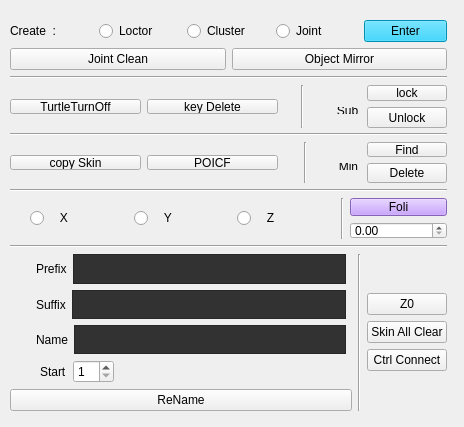
<?xml version="1.0" encoding="UTF-8"?>
<ui version="4.0">
 <class>all_Form</class>
 <widget class="QWidget" name="all_Form">
  <property name="geometry">
   <rect>
    <x>0</x>
    <y>0</y>
    <width>464</width>
    <height>427</height>
   </rect>
  </property>
  <property name="minimumSize">
   <size>
    <width>464</width>
    <height>427</height>
   </size>
  </property>
  <property name="maximumSize">
   <size>
    <width>10000</width>
    <height>10000</height>
   </size>
  </property>
  <property name="windowTitle">
   <string>Form</string>
  </property>
  <widget class="QWidget" name="layoutWidget">
   <property name="geometry">
    <rect>
     <x>10</x>
     <y>20</y>
     <width>437</width>
     <height>461</height>
    </rect>
   </property>
   <layout class="QGridLayout" name="gridLayout">
    <item row="0" column="0">
     <layout class="QVBoxLayout" name="Up_VT">
      <item>
       <layout class="QHBoxLayout" name="Up_01_HR">
        <item>
         <widget class="QLabel" name="create_lb">
          <property name="text">
           <string>Create  :</string>
          </property>
          <property name="buddy">
           <cstring>create_Enter_bt</cstring>
          </property>
         </widget>
        </item>
        <item>
         <widget class="QRadioButton" name="create_Loc_rbt">
          <property name="text">
           <string>Loctor</string>
          </property>
         </widget>
        </item>
        <item>
         <widget class="QRadioButton" name="create_Clu_rbt">
          <property name="text">
           <string>Cluster</string>
          </property>
         </widget>
        </item>
        <item>
         <widget class="QRadioButton" name="create_Jnt_rbt">
          <property name="text">
           <string>Joint</string>
          </property>
         </widget>
        </item>
        <item>
         <widget class="QPushButton" name="create_Enter_bt">
          <property name="acceptDrops">
           <bool>false</bool>
          </property>
          <property name="styleSheet">
           <string notr="true">background-color:rgb(0, 200, 255);
color: rgb(0, 0, 0);</string>
          </property>
          <property name="text">
           <string>Enter</string>
          </property>
         </widget>
        </item>
       </layout>
      </item>
      <item>
       <layout class="QGridLayout" name="buttonGroup_01_GB">
        <item row="0" column="1">
         <widget class="QPushButton" name="objectMirror_bt">
          <property name="text">
           <string>Object Mirror</string>
          </property>
         </widget>
        </item>
        <item row="0" column="0">
         <widget class="QPushButton" name="JointClean_bt">
          <property name="text">
           <string>Joint Clean</string>
          </property>
         </widget>
        </item>
       </layout>
      </item>
      <item>
       <widget class="Line" name="Up_line_1">
        <property name="orientation">
         <enum>Qt::Horizontal</enum>
        </property>
       </widget>
      </item>
      <item>
       <layout class="QGridLayout" name="buttonGroup_02_GB">
        <item row="0" column="3" rowspan="4" colspan="2">
         <widget class="Line" name="buttonGroup_02_Line">
          <property name="orientation">
           <enum>Qt::Vertical</enum>
          </property>
         </widget>
        </item>
        <item row="1" column="1" rowspan="2">
         <widget class="QPushButton" name="keydelete_bt">
          <property name="text">
           <string>key Delete</string>
          </property>
         </widget>
        </item>
        <item row="0" column="5" rowspan="2">
         <widget class="QPushButton" name="sub_lock_bt">
          <property name="text">
           <string>lock</string>
          </property>
         </widget>
        </item>
        <item row="2" column="5" rowspan="2">
         <widget class="QPushButton" name="sub_unlock_bt">
          <property name="text">
           <string>Unlock</string>
          </property>
         </widget>
        </item>
        <item row="2" column="4">
         <widget class="QLabel" name="sub_lb">
          <property name="layoutDirection">
           <enum>Qt::LeftToRight</enum>
          </property>
          <property name="text">
           <string>Sub</string>
          </property>
          <property name="alignment">
           <set>Qt::AlignCenter</set>
          </property>
         </widget>
        </item>
        <item row="0" column="0" colspan="2">
         <spacer name="buttonGroup_02_01_SP">
          <property name="orientation">
           <enum>Qt::Horizontal</enum>
          </property>
          <property name="sizeHint" stdset="0">
           <size>
            <width>268</width>
            <height>20</height>
           </size>
          </property>
         </spacer>
        </item>
        <item row="1" column="0" rowspan="2">
         <widget class="QPushButton" name="turtledelete_bt">
          <property name="text">
           <string>TurtleTurnOff</string>
          </property>
         </widget>
        </item>
        <item row="3" column="0" colspan="2">
         <spacer name="buttonGroup_02_02_SP">
          <property name="orientation">
           <enum>Qt::Horizontal</enum>
          </property>
          <property name="sizeHint" stdset="0">
           <size>
            <width>268</width>
            <height>20</height>
           </size>
          </property>
         </spacer>
        </item>
        <item row="0" column="2" rowspan="4">
         <spacer name="buttonGroup_02_03_SP">
          <property name="orientation">
           <enum>Qt::Vertical</enum>
          </property>
          <property name="sizeHint" stdset="0">
           <size>
            <width>17</width>
            <height>60</height>
           </size>
          </property>
         </spacer>
        </item>
       </layout>
      </item>
      <item>
       <widget class="Line" name="Up_line_2">
        <property name="orientation">
         <enum>Qt::Horizontal</enum>
        </property>
       </widget>
      </item>
      <item>
       <layout class="QGridLayout" name="buttonGroup_03_GB">
        <item row="0" column="0" colspan="2">
         <spacer name="buttonGroup_03_01_SP">
          <property name="orientation">
           <enum>Qt::Horizontal</enum>
          </property>
          <property name="sizeHint" stdset="0">
           <size>
            <width>268</width>
            <height>20</height>
           </size>
          </property>
         </spacer>
        </item>
        <item row="0" column="2" rowspan="4">
         <spacer name="buttonGroup_03_03_SP">
          <property name="orientation">
           <enum>Qt::Vertical</enum>
          </property>
          <property name="sizeHint" stdset="0">
           <size>
            <width>20</width>
            <height>78</height>
           </size>
          </property>
         </spacer>
        </item>
        <item row="0" column="3" rowspan="4" colspan="2">
         <widget class="Line" name="buttonGroup_03_Line">
          <property name="orientation">
           <enum>Qt::Vertical</enum>
          </property>
         </widget>
        </item>
        <item row="0" column="5" rowspan="2">
         <widget class="QPushButton" name="min_find_bt">
          <property name="text">
           <string>Find</string>
          </property>
         </widget>
        </item>
        <item row="1" column="0" rowspan="2">
         <widget class="QPushButton" name="copyskin_bt">
          <property name="text">
           <string>copy Skin</string>
          </property>
         </widget>
        </item>
        <item row="2" column="4">
         <widget class="QLabel" name="min_lb">
          <property name="layoutDirection">
           <enum>Qt::LeftToRight</enum>
          </property>
          <property name="text">
           <string>Min</string>
          </property>
          <property name="alignment">
           <set>Qt::AlignCenter</set>
          </property>
         </widget>
        </item>
        <item row="2" column="5" rowspan="2">
         <widget class="QPushButton" name="min_delete_bt">
          <property name="text">
           <string>Delete</string>
          </property>
         </widget>
        </item>
        <item row="3" column="0" colspan="2">
         <spacer name="buttonGroup_03_02_SP">
          <property name="orientation">
           <enum>Qt::Horizontal</enum>
          </property>
          <property name="sizeHint" stdset="0">
           <size>
            <width>268</width>
            <height>20</height>
           </size>
          </property>
         </spacer>
        </item>
        <item row="1" column="1" rowspan="2">
         <widget class="QPushButton" name="polcf_loc_bt">
          <property name="text">
           <string>POICF</string>
          </property>
         </widget>
        </item>
       </layout>
      </item>
      <item>
       <widget class="Line" name="Up_line_3">
        <property name="orientation">
         <enum>Qt::Horizontal</enum>
        </property>
       </widget>
      </item>
      <item>
       <layout class="QGridLayout" name="foliGroup_GB">
        <item row="1" column="5">
         <widget class="QDoubleSpinBox" name="foli_spin_rbt"/>
        </item>
        <item row="0" column="1" rowspan="2">
         <widget class="QRadioButton" name="foli_x_rbt">
          <property name="text">
           <string>   X</string>
          </property>
         </widget>
        </item>
        <item row="0" column="2" rowspan="2">
         <widget class="QRadioButton" name="foli_y_rbt">
          <property name="text">
           <string>   Y</string>
          </property>
         </widget>
        </item>
        <item row="0" column="5">
         <widget class="QPushButton" name="foli_bt">
          <property name="styleSheet">
           <string notr="true">background-color: rgb(187, 138, 255);
color: rgb(0, 0, 0);</string>
          </property>
          <property name="text">
           <string>Foli</string>
          </property>
         </widget>
        </item>
        <item row="0" column="0" rowspan="2">
         <spacer name="foliGroup_SP">
          <property name="orientation">
           <enum>Qt::Vertical</enum>
          </property>
          <property name="sizeHint" stdset="0">
           <size>
            <width>20</width>
            <height>40</height>
           </size>
          </property>
         </spacer>
        </item>
        <item row="0" column="4" rowspan="2">
         <widget class="Line" name="foliGroup_Line">
          <property name="orientation">
           <enum>Qt::Vertical</enum>
          </property>
         </widget>
        </item>
        <item row="0" column="3" rowspan="2">
         <widget class="QRadioButton" name="foli_z_rbt">
          <property name="text">
           <string>   Z</string>
          </property>
         </widget>
        </item>
       </layout>
      </item>
      <item>
       <widget class="Line" name="Up_line_4">
        <property name="orientation">
         <enum>Qt::Horizontal</enum>
        </property>
       </widget>
      </item>
     </layout>
    </item>
    <item row="1" column="0">
     <layout class="QHBoxLayout" name="Dn_01_HR">
      <property name="sizeConstraint">
       <enum>QLayout::SetDefaultConstraint</enum>
      </property>
      <property name="leftMargin">
       <number>0</number>
      </property>
      <property name="rightMargin">
       <number>0</number>
      </property>
      <property name="bottomMargin">
       <number>70</number>
      </property>
      <item>
       <layout class="QVBoxLayout" name="rename_01_VT">
        <item>
         <layout class="QGridLayout" name="rename_02_GB">
          <item row="0" column="0">
           <spacer name="rename_02_SP">
            <property name="orientation">
             <enum>Qt::Vertical</enum>
            </property>
            <property name="sizeHint" stdset="0">
             <size>
              <width>20</width>
              <height>78</height>
             </size>
            </property>
           </spacer>
          </item>
          <item row="1" column="0" colspan="3">
           <layout class="QHBoxLayout" name="rename_07_HR">
            <property name="leftMargin">
             <number>30</number>
            </property>
            <item>
             <widget class="QLabel" name="renameStart_LB">
              <property name="text">
               <string>Start</string>
              </property>
             </widget>
            </item>
            <item>
             <widget class="QSpinBox" name="rename_SPB">
              <property name="minimum">
               <number>1</number>
              </property>
             </widget>
            </item>
            <item>
             <spacer name="rename_07_SP">
              <property name="orientation">
               <enum>Qt::Horizontal</enum>
              </property>
              <property name="sizeHint" stdset="0">
               <size>
                <width>108</width>
                <height>20</height>
               </size>
              </property>
             </spacer>
            </item>
           </layout>
          </item>
          <item row="0" column="1">
           <layout class="QVBoxLayout" name="rename_03_VT">
            <property name="topMargin">
             <number>0</number>
            </property>
            <property name="bottomMargin">
             <number>0</number>
            </property>
            <item>
             <layout class="QHBoxLayout" name="rename_04_HR">
              <item>
               <widget class="QLabel" name="Prefix_LB">
                <property name="text">
                 <string>Prefix</string>
                </property>
               </widget>
              </item>
              <item>
               <widget class="QTextEdit" name="Prefix_rename_TP">
                <property name="styleSheet">
                 <string notr="true">background-color: rgb(50, 50, 50)</string>
                </property>
                <property name="html">
                 <string>&lt;!DOCTYPE HTML PUBLIC &quot;-//W3C//DTD HTML 4.0//EN&quot; &quot;http://www.w3.org/TR/REC-html40/strict.dtd&quot;&gt;
&lt;html&gt;&lt;head&gt;&lt;meta name=&quot;qrichtext&quot; content=&quot;1&quot; /&gt;&lt;style type=&quot;text/css&quot;&gt;
p, li { white-space: pre-wrap; }
&lt;/style&gt;&lt;/head&gt;&lt;body style=&quot; font-family:'Gulim'; font-size:9pt; font-weight:400; font-style:normal;&quot;&gt;
&lt;p align=&quot;center&quot; style=&quot;-qt-paragraph-type:empty; margin-top:0px; margin-bottom:0px; margin-left:0px; margin-right:0px; -qt-block-indent:0; text-indent:0px;&quot;&gt;&lt;br /&gt;&lt;/p&gt;&lt;/body&gt;&lt;/html&gt;</string>
                </property>
               </widget>
              </item>
             </layout>
            </item>
            <item>
             <layout class="QHBoxLayout" name="rename_05_HR">
              <item>
               <widget class="QLabel" name="Suffix_LB">
                <property name="text">
                 <string>Suffix</string>
                </property>
               </widget>
              </item>
              <item>
               <widget class="QTextEdit" name="Suffix_rename_TP">
                <property name="styleSheet">
                 <string notr="true">background-color: rgb(50, 50, 50)</string>
                </property>
                <property name="html">
                 <string>&lt;!DOCTYPE HTML PUBLIC &quot;-//W3C//DTD HTML 4.0//EN&quot; &quot;http://www.w3.org/TR/REC-html40/strict.dtd&quot;&gt;
&lt;html&gt;&lt;head&gt;&lt;meta name=&quot;qrichtext&quot; content=&quot;1&quot; /&gt;&lt;style type=&quot;text/css&quot;&gt;
p, li { white-space: pre-wrap; }
&lt;/style&gt;&lt;/head&gt;&lt;body style=&quot; font-family:'Gulim'; font-size:9pt; font-weight:400; font-style:normal;&quot;&gt;
&lt;p align=&quot;center&quot; style=&quot;-qt-paragraph-type:empty; margin-top:0px; margin-bottom:0px; margin-left:0px; margin-right:0px; -qt-block-indent:0; text-indent:0px;&quot;&gt;&lt;br /&gt;&lt;/p&gt;&lt;/body&gt;&lt;/html&gt;</string>
                </property>
               </widget>
              </item>
             </layout>
            </item>
            <item>
             <layout class="QHBoxLayout" name="rename_06_HR">
              <item>
               <widget class="QLabel" name="Name_LB">
                <property name="text">
                 <string>Name</string>
                </property>
               </widget>
              </item>
              <item>
               <widget class="QTextEdit" name="Name_rename_TP">
                <property name="styleSheet">
                 <string notr="true">background-color: rgb(50, 50, 50)</string>
                </property>
                <property name="html">
                 <string>&lt;!DOCTYPE HTML PUBLIC &quot;-//W3C//DTD HTML 4.0//EN&quot; &quot;http://www.w3.org/TR/REC-html40/strict.dtd&quot;&gt;
&lt;html&gt;&lt;head&gt;&lt;meta name=&quot;qrichtext&quot; content=&quot;1&quot; /&gt;&lt;style type=&quot;text/css&quot;&gt;
p, li { white-space: pre-wrap; }
&lt;/style&gt;&lt;/head&gt;&lt;body style=&quot; font-family:'Gulim'; font-size:9pt; font-weight:400; font-style:normal;&quot;&gt;
&lt;p align=&quot;center&quot; style=&quot;-qt-paragraph-type:empty; margin-top:0px; margin-bottom:0px; margin-left:0px; margin-right:0px; -qt-block-indent:0; text-indent:0px;&quot;&gt;&lt;br /&gt;&lt;/p&gt;&lt;/body&gt;&lt;/html&gt;</string>
                </property>
               </widget>
              </item>
             </layout>
            </item>
           </layout>
          </item>
         </layout>
        </item>
        <item>
         <widget class="QPushButton" name="rename_bt">
          <property name="text">
           <string>ReName</string>
          </property>
         </widget>
        </item>
       </layout>
      </item>
      <item>
       <widget class="Line" name="line_Big_5">
        <property name="orientation">
         <enum>Qt::Vertical</enum>
        </property>
       </widget>
      </item>
      <item>
       <layout class="QVBoxLayout" name="Dn_02_VT">
        <item>
         <layout class="QVBoxLayout" name="Dn_03_VT">
          <item>
           <widget class="QPushButton" name="Z0_bt">
            <property name="text">
             <string>Z0</string>
            </property>
           </widget>
          </item>
          <item>
           <widget class="QPushButton" name="skinAllClear_bt">
            <property name="text">
             <string>Skin All Clear</string>
            </property>
           </widget>
          </item>
          <item>
           <widget class="QPushButton" name="ctrlConnect_bt">
            <property name="text">
             <string>Ctrl Connect</string>
            </property>
           </widget>
          </item>
         </layout>
        </item>
       </layout>
      </item>
     </layout>
    </item>
   </layout>
  </widget>
 </widget>
 <resources/>
 <connections/>
</ui>
